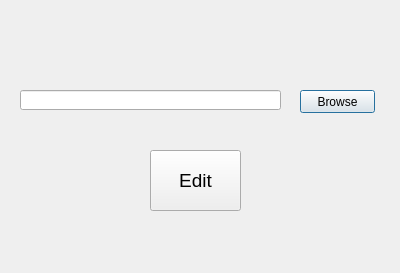
<?xml version="1.0" encoding="UTF-8"?>
<ui version="4.0">
 <class>Dialog</class>
 <widget class="QDialog" name="Dialog">
  <property name="geometry">
   <rect>
    <x>0</x>
    <y>0</y>
    <width>400</width>
    <height>273</height>
   </rect>
  </property>
  <property name="windowTitle">
   <string>Dialog</string>
  </property>
  <widget class="QLineEdit" name="file">
   <property name="geometry">
    <rect>
     <x>20</x>
     <y>90</y>
     <width>261</width>
     <height>20</height>
    </rect>
   </property>
  </widget>
  <widget class="QPushButton" name="browse">
   <property name="geometry">
    <rect>
     <x>300</x>
     <y>90</y>
     <width>75</width>
     <height>23</height>
    </rect>
   </property>
   <property name="text">
    <string>Browse</string>
   </property>
  </widget>
  <widget class="QPushButton" name="edit">
   <property name="geometry">
    <rect>
     <x>150</x>
     <y>150</y>
     <width>91</width>
     <height>61</height>
    </rect>
   </property>
   <property name="font">
    <font>
     <pointsize>14</pointsize>
    </font>
   </property>
   <property name="text">
    <string>Edit</string>
   </property>
  </widget>
 </widget>
 <resources/>
 <connections/>
</ui>
